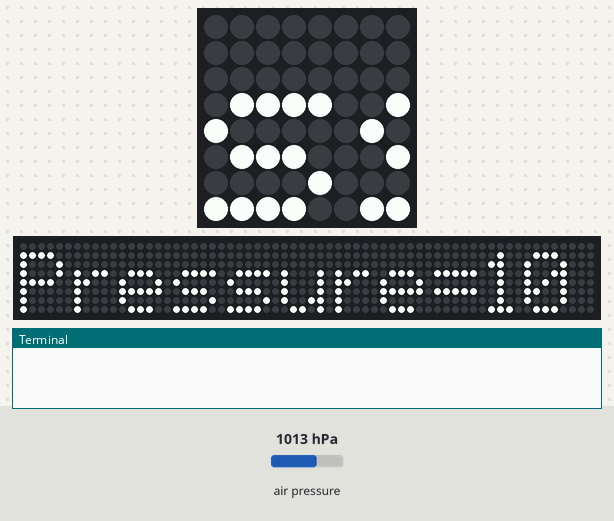
The program below on a simulated Raspberry Pi (BCM pin numbers) with a Sense HAT. Shown: the Sense HAT's 8×8 RGB LED matrix, a strip that is not on the board, showing the scrolling text unrolled, the last lines printed to the terminal. Inputs (shaded band) come from the test bench; at power-on: air pressure 1013 hPa. Files the program writes start out absent; the 64×8 strip is a reading aid, not a part: it shows the text the matrix is scrolling, unrolled, one strip-width of it at a time.

Above: at 1.29 s.
1.3 s: air pressure set to 952 hPa
At 4.85 s:
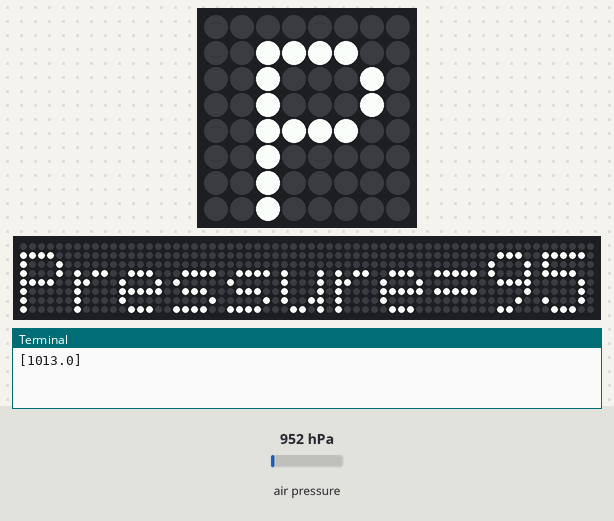
6.7 s: air pressure set to 975 hPa
At 9.26 s:
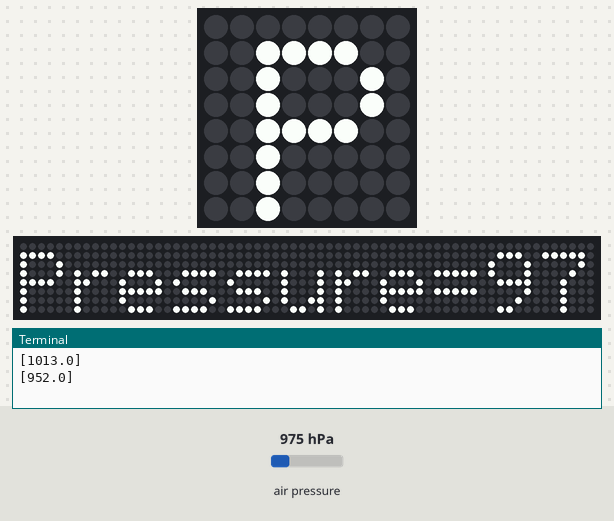
12.1 s: air pressure set to 1000 hPa
At 17.93 s:
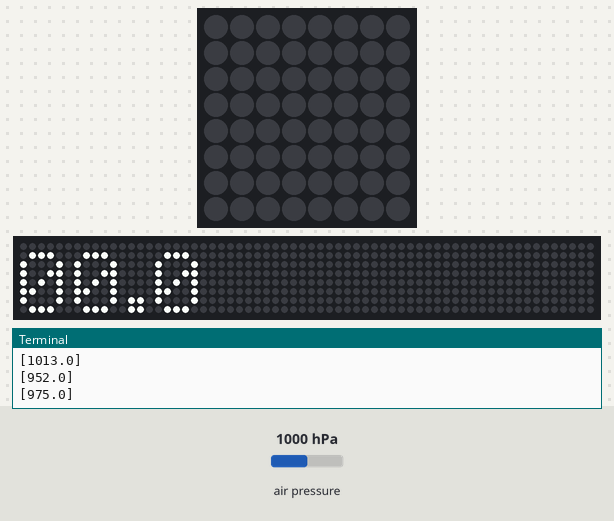

The program:

PuressureTest.py
```python
from sense_hat import SenseHat
import csv

hat = SenseHat()

while True:


    #気圧センサから気圧情報を取得
    pressure = hat.get_pressure()

    #小数点第１位で四捨五入する
    pressure = round(pressure, 1)

    #表示させる文字の列の生成
    msg = "Pressure=%s" % pressure

    #文字列の表示
    hat.show_message(msg,scroll_speed = 0.05)

    #ファイルを開く
    f = open('puressuredata.csv','a')

    csvWriter = csv.writer(f)

    #気圧センサから取得したデータをファイルに１行ずつ書き込む
    listdata = []
    listdata.append(pressure)
    print(listdata)
    csvWriter.writerow(listdata)

    f.close()#ファイルを閉じる
```
